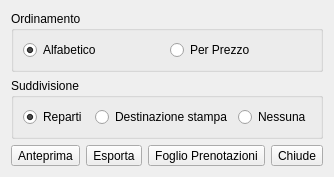
<?xml version="1.0" encoding="UTF-8"?>
<ui version="4.0">
 <class>ReportForm</class>
 <widget class="QDialog" name="ReportForm">
  <property name="geometry">
   <rect>
    <x>0</x>
    <y>0</y>
    <width>333</width>
    <height>170</height>
   </rect>
  </property>
  <property name="windowTitle">
   <string>Stampe</string>
  </property>
  <layout class="QVBoxLayout" name="verticalLayout">
   <item>
    <widget class="QGroupBox" name="groupBox">
     <property name="title">
      <string>Ordinamento</string>
     </property>
     <layout class="QHBoxLayout" name="horizontalLayout_3">
      <item>
       <widget class="QRadioButton" name="ordineAlfabeticoBox">
        <property name="text">
         <string>Alfabetico</string>
        </property>
        <property name="checked">
         <bool>true</bool>
        </property>
       </widget>
      </item>
      <item>
       <widget class="QRadioButton" name="ordinePrezzoBox">
        <property name="text">
         <string>Per Prezzo</string>
        </property>
       </widget>
      </item>
     </layout>
    </widget>
   </item>
   <item>
    <widget class="QGroupBox" name="groupBox_2">
     <property name="title">
      <string>Suddivisione</string>
     </property>
     <layout class="QHBoxLayout" name="horizontalLayout_2">
      <item>
       <widget class="QRadioButton" name="repartiBox">
        <property name="text">
         <string>Reparti</string>
        </property>
        <property name="checked">
         <bool>true</bool>
        </property>
       </widget>
      </item>
      <item>
       <widget class="QRadioButton" name="destinazioneBox">
        <property name="text">
         <string>Destinazione stampa</string>
        </property>
       </widget>
      </item>
      <item>
       <widget class="QRadioButton" name="noSuddivisioneBox">
        <property name="text">
         <string>Nessuna</string>
        </property>
       </widget>
      </item>
     </layout>
     <zorder>destinazioneBox</zorder>
     <zorder>noSuddivisioneBox</zorder>
     <zorder>repartiBox</zorder>
    </widget>
   </item>
   <item>
    <layout class="QHBoxLayout" name="horizontalLayout">
     <item>
      <spacer name="horizontalSpacer">
       <property name="orientation">
        <enum>Qt::Horizontal</enum>
       </property>
       <property name="sizeHint" stdset="0">
        <size>
         <width>40</width>
         <height>20</height>
        </size>
       </property>
      </spacer>
     </item>
     <item>
      <widget class="QToolButton" name="anteprimaBtn">
       <property name="sizePolicy">
        <sizepolicy hsizetype="Fixed" vsizetype="Preferred">
         <horstretch>0</horstretch>
         <verstretch>0</verstretch>
        </sizepolicy>
       </property>
       <property name="text">
        <string>Anteprima</string>
       </property>
      </widget>
     </item>
     <item>
      <widget class="QToolButton" name="esportaBtn">
       <property name="sizePolicy">
        <sizepolicy hsizetype="Fixed" vsizetype="Preferred">
         <horstretch>0</horstretch>
         <verstretch>0</verstretch>
        </sizepolicy>
       </property>
       <property name="text">
        <string>Esporta</string>
       </property>
      </widget>
     </item>
     <item>
      <widget class="QToolButton" name="prenotazioniBtn">
       <property name="sizePolicy">
        <sizepolicy hsizetype="Fixed" vsizetype="Preferred">
         <horstretch>0</horstretch>
         <verstretch>0</verstretch>
        </sizepolicy>
       </property>
       <property name="text">
        <string>Foglio Prenotazioni</string>
       </property>
      </widget>
     </item>
     <item>
      <widget class="QToolButton" name="chiudeBtn">
       <property name="sizePolicy">
        <sizepolicy hsizetype="Fixed" vsizetype="Preferred">
         <horstretch>0</horstretch>
         <verstretch>0</verstretch>
        </sizepolicy>
       </property>
       <property name="text">
        <string>Chiude</string>
       </property>
      </widget>
     </item>
     <item>
      <spacer name="horizontalSpacer_2">
       <property name="orientation">
        <enum>Qt::Horizontal</enum>
       </property>
       <property name="sizeHint" stdset="0">
        <size>
         <width>40</width>
         <height>20</height>
        </size>
       </property>
      </spacer>
     </item>
    </layout>
   </item>
  </layout>
 </widget>
 <resources/>
 <connections>
  <connection>
   <sender>chiudeBtn</sender>
   <signal>clicked()</signal>
   <receiver>ReportForm</receiver>
   <slot>close()</slot>
   <hints>
    <hint type="sourcelabel">
     <x>199</x>
     <y>148</y>
    </hint>
    <hint type="destinationlabel">
     <x>265</x>
     <y>-2</y>
    </hint>
   </hints>
  </connection>
 </connections>
</ui>
